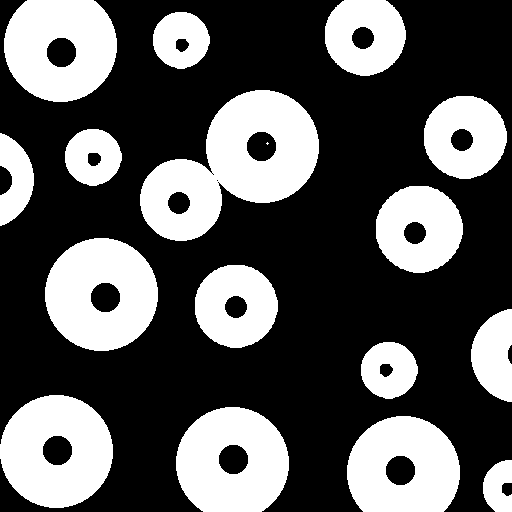
#> input picture trab3/image.tif, 512 x 512 px
$ python main.py   (older library calls are emulated)
#> lines starting #> are read from the running program, lines starting #| are printed output that depends on the picture; after the words box and inside, x2 and y2 are one past the last pixel; in counts of white or black regions, pixels touching at a corner belong together
#> `img = cv2.imread('image.tif', 0)`: img: shape (512, 512); 35.3% white; 17 white regions (1 under 20 px), largest, box (x1, y1, x2, y2) and area: (140, 90, 319, 241) 14240, (45, 238, 158, 351) 9332, (0, 395, 113, 508) 9332
import numpy as np
import matplotlib.pyplot as plt
import cv2
from skimage.morphology import reconstruction


def preencherburacos(img):
    seed = img.copy()
    seed[1:-1, 1:-1] = img.max()
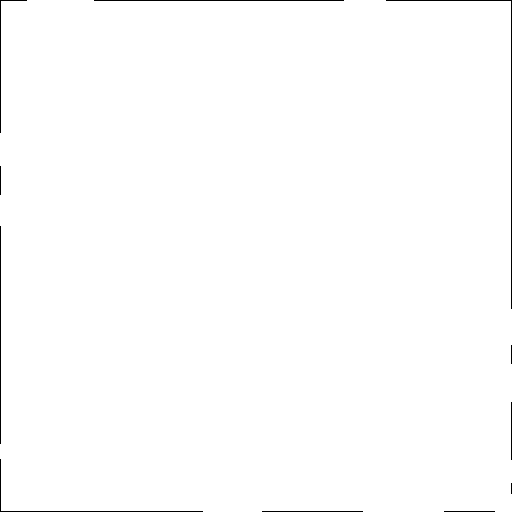
#> seed: shape (512, 512); 99.4% white; black in thin lines or dots
    mask = img
    selem = np.ones([3] * seed.ndim, dtype=int)
#> selem = [[1, 1, 1], [1, 1, 1], [1, 1, 1]]
    preenchida = reconstruction(seed, mask, method='erosion', selem=selem)
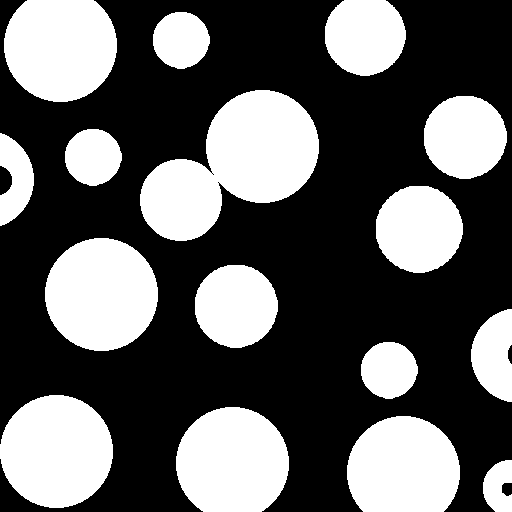
#> preenchida: shape (512, 512) float64; 37.7% white; 16 white regions, largest, box (x1, y1, x2, y2) and area: (140, 90, 319, 241) 15290, (45, 238, 158, 351) 10005, (0, 395, 113, 508) 10005
    return preenchida

def limpezadebordas(img):
    seed = img.copy()
    seed[1:-1, 1:-1] = img.min()
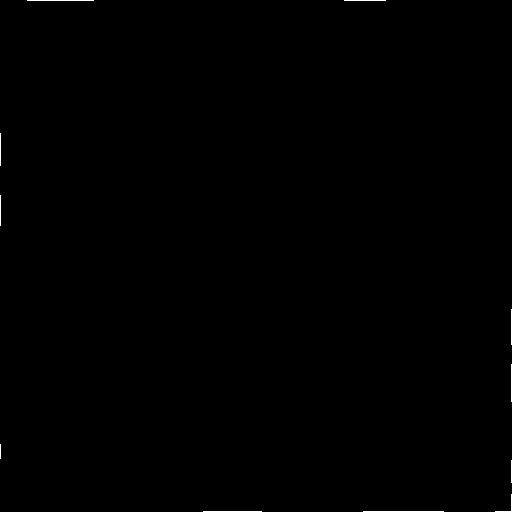
#> seed: shape (512, 512); 0.18% white in thin lines or dots
    mask = img
    selem = np.ones([3] * seed.ndim, dtype=int)
#> selem = [[1, 1, 1], [1, 1, 1], [1, 1, 1]]
    limpa = reconstruction(seed, mask, method='dilation', selem=selem)
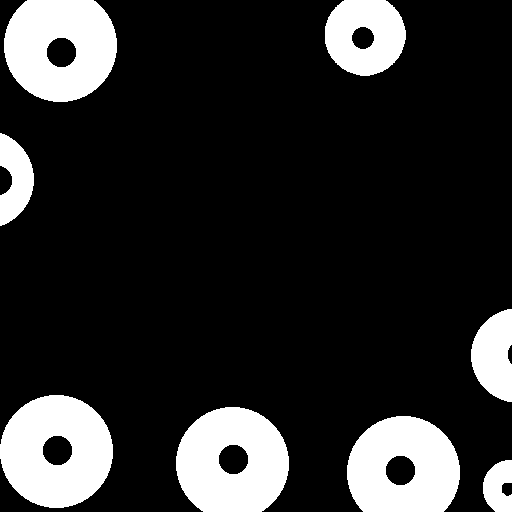
#> limpa: shape (512, 512) float64; 17.6% white; 8 white regions, largest, box (x1, y1, x2, y2) and area: (0, 395, 113, 508) 9332, (176, 407, 289, 512) 9020, (4, 0, 117, 102) 8833
    return img - limpa
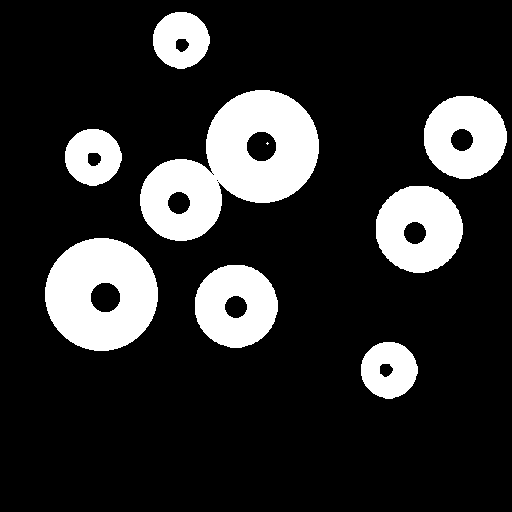
#> returned value: shape (512, 512) float64; 17.7% white; 9 white regions (1 under 20 px), largest, box (x1, y1, x2, y2) and area: (140, 90, 319, 241) 14240, (45, 238, 158, 351) 9332, (376, 186, 463, 273) 5560

img = cv2.imread('image.tif', 0)
cv2.imshow('original', img)
preenchida = preencherburacos(img)
limpa = limpezadebordas(img)
cv2.imshow('preenchida', preenchida)
cv2.imshow('bordas limpas', limpa)
cv2.waitKey(0)
cv2.destroyAllWindows()
